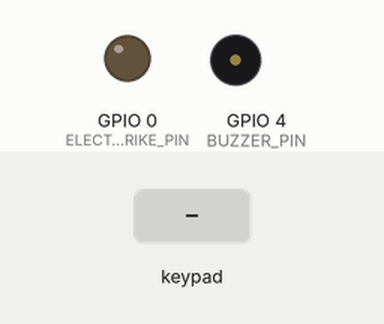
Simulated run of this sketch. Board: ESP32-C3. Shown: output pins drawn as LEDs (lit = HIGH), buzzer (waves = sounding, pin HIGH). Wiring (inferred from the names in the program): 4×3 keypad with keys 1 2 3 4 5 6 7 8 9 * 0 #: rows GPIO 20, GPIO 10, GPIO 8, GPIO 6; columns GPIO 7, GPIO 5, GPIO 9. The test bench sets the inputs (shaded band). WiFi joins after 1.5 s; servers stay silent unless stated; pins used as bus, display or sensor lines are not drawn; what the sketch prints to the serial monitor is not drawn.

Above: at 3.7 s.
3.8 s: keypad keys 1 2 3 4 pressed 0.4 s apart
At 5.22 s:
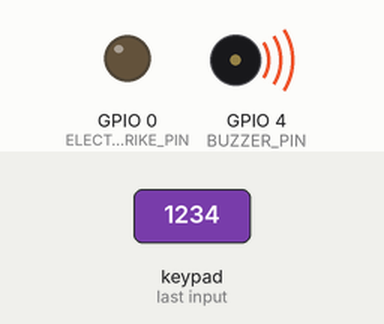
6.9 s: key '7' pressed
At 8.1 s:
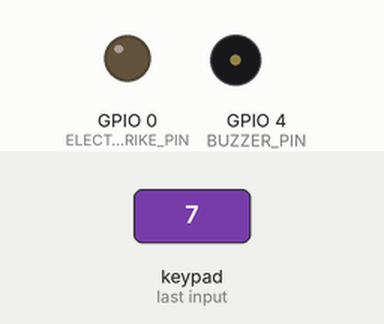
8.5 s: key '9' pressed
At 9.3 s:
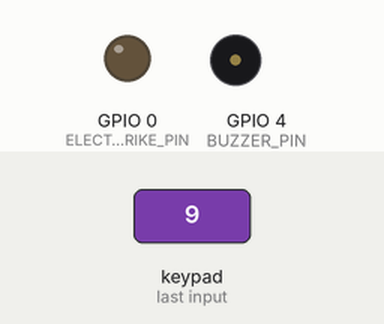
10.1 s: keypad keys 1 2 3 4 # pressed 0.4 s apart
13.6 s: keypad keys 1 3 9 7 # pressed 0.4 s apart
At 14.77 s:
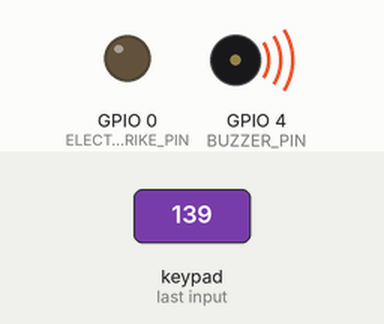
Timing chart, 0 to 17.4 s (numbered marks = the images above; inputs shaded):
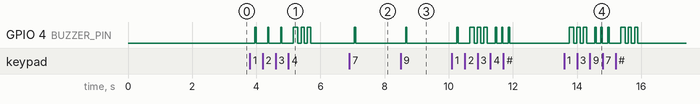

The sketch:

ESP32-codigo.ino
```cpp
#include <Arduino.h>
#include <WiFi.h>

// ============================================================================
// PIN DEFINITIONS (Fill in the physical GPIO numbers from your PCB layout)
// ============================================================================

// Keypad Row Pins (Outputs)
const int ROW_1_PIN = 6; // TBD - Replace with actual GPIO
const int ROW_2_PIN = 20; // TBD - Replace with actual GPIO
const int ROW_3_PIN = 10; // TBD - Replace with actual GPIO
const int ROW_4_PIN = 8; // TBD - Replace with actual GPIO

// Keypad Column Pins (Inputs with internal Pull-Up)
const int COL_1_PIN = 7; // TBD - Replace with actual GPIO
const int COL_2_PIN = 5; // TBD - Replace with actual GPIO
const int COL_3_PIN = 9; // TBD - Replace with actual GPIO

// Actuator Output Pins
const int BUZZER_PIN        = 4; // TBD - Drives Q2 (2N2222)
const int ELECTRIC_STRIKE_PIN = 0; // TBD - Drives Q1 (IRLZ24N MOSFET)

// ============================================================================
// WI-FI & SYSTEM CONFIGURATION
// ============================================================================

const char* WIFI_SSID     = "YOUR_WIFI_SSID";     // TBD - Replace with your network name
const char* WIFI_PASSWORD = "YOUR_WIFI_PASSWORD"; // TBD - Replace with your network password

// Hardcoded 4-digit access code (First digit pressed = MSB)
const char CORRECT_CODE[5] = "1234"; // 4 characters + null terminator '\0'

// Keypad Matrix Mapping (4 Rows x 3 Columns)
const byte NUM_ROWS = 4;
const byte NUM_COLS = 3;

const int rowPins[NUM_ROWS] = {ROW_1_PIN, ROW_2_PIN, ROW_3_PIN, ROW_4_PIN};
const int colPins[NUM_COLS] = {COL_1_PIN, COL_2_PIN, COL_3_PIN};

const char keyMap[NUM_ROWS][NUM_COLS] = {
  {'1', '2', '3'},
  {'4', '5', '6'},
  {'7', '8', '9'},
  {'*', '0', '#'}
};

// ============================================================================
// GLOBAL VARIABLES
// ============================================================================

// Buffer to store the last 4 pressed keys (Index 0 is MSB, Index 3 is LSB)
char enteredCode[5] = {'-', '-', '-', '-', '\0'};
int keyCount = 0; // Tracks how many digits have been entered in the current sequence

// ============================================================================
// FUNCTION PROTOTYPES
// ============================================================================

void initWiFi();
char scanKeypad();
void processKey(char key);
void verifyCode();
void triggerDoorUnlock();
void triggerErrorFeedback();

// ============================================================================
// SETUP
// ============================================================================

void setup() {
  // Initialize Serial Monitor for debugging
  Serial.begin(115200);
  delay(1000); // Short delay to allow Serial Monitor to connect on ESP32-C3 USB
  Serial.println("\n--- Smart Door Controller Booting ---");

  // Configure Actuator Pins as Digital Outputs and ensure they start OFF (LOW)
  pinMode(BUZZER_PIN, OUTPUT);
  digitalWrite(BUZZER_PIN, LOW);

  pinMode(ELECTRIC_STRIKE_PIN, OUTPUT);
  digitalWrite(ELECTRIC_STRIKE_PIN, LOW);

  // Configure Keypad Rows as Outputs (Idle state = HIGH)
  for (byte r = 0; r < NUM_ROWS; r++) {
    pinMode(rowPins[r], OUTPUT);
    digitalWrite(rowPins[r], HIGH);
  }

  // Configure Keypad Columns as Inputs with Internal Pull-Up Resistors
  // When a button is pressed, the column pin is pulled LOW by the active row
  for (byte c = 0; c < NUM_COLS; c++) {
    pinMode(colPins[c], INPUT_PULLUP);
  }

  // Connect to Wi-Fi
  initWiFi();
}

// ============================================================================
// MAIN LOOP
// ============================================================================

void loop() {
  // Continuously scan the keypad for a button press
  char pressedKey = scanKeypad();

  if (pressedKey != '\0') {
    processKey(pressedKey);
  }
}

// ============================================================================
// WI-FI INITIALIZATION
// ============================================================================

void initWiFi() {
  Serial.print("Connecting to Wi-Fi network: ");
  Serial.println(WIFI_SSID);

  WiFi.mode(WIFI_STA); // Station mode (connects to an existing router)
  WiFi.begin(WIFI_SSID, WIFI_PASSWORD);

  int maxRetries = 20; // Timeout after ~10 seconds (20 * 500ms)
  int retryCount = 0;

  while (WiFi.status() != WL_CONNECTED && retryCount < maxRetries) {
    delay(500);
    Serial.print(".");
    retryCount++;
  }
  Serial.println();

  if (WiFi.status() == WL_CONNECTED) {
    Serial.println("Wi-Fi Connection Successful!");
    Serial.print("IP Address: ");
    Serial.println(WiFi.localIP());
  } else {
    Serial.println("Wi-Fi Connection Failed! Running in offline mode.");
  }
}

// ============================================================================
// KEYPAD MATRIX SCANNER (Row-by-Row Active-LOW Scanning)
// ============================================================================

char scanKeypad() {
  for (byte r = 0; r < NUM_ROWS; r++) {
    // Drive the current row LOW to test its buttons
    digitalWrite(rowPins[r], LOW);

    // Check every column in this active row
    for (byte c = 0; c < NUM_COLS; c++) {
      if (digitalRead(colPins[c]) == LOW) {
        // Debounce delay to filter out mechanical switch noise
        delay(25);

        // Confirm the button is still pressed after debounce
        if (digitalRead(colPins[c]) == LOW) {
          char detectedKey = keyMap[r][c];

          // Wait until the user releases the button (prevents multiple reads)
          while (digitalRead(colPins[c]) == LOW) {
            delay(10);
          }

          // Restore row to HIGH before returning
          digitalWrite(rowPins[r], HIGH);
          return detectedKey;
        }
      }
    }

    // Restore current row to HIGH before moving to the next row
    digitalWrite(rowPins[r], HIGH);
  }

  return '\0'; // No key pressed
}

// ============================================================================
// KEY BUFFER & CODE EVALUATION LOGIC
// ============================================================================

void processKey(char key) {
  Serial.print("Key Pressed: ");
  Serial.println(key);

  // Short feedback beep on every keypress
  digitalWrite(BUZZER_PIN, HIGH);
  delay(40);
  digitalWrite(BUZZER_PIN, LOW);

  // Store the key directly at the current index (0 = 1st/MSB ... 3 = 4th/LSB)
  enteredCode[keyCount] = key;
  keyCount++;

  // Once 4 keys have been entered, validate the code
  if (keyCount >= 4) {
    enteredCode[4] = '\0'; // Ensure string null-terminator is intact
    verifyCode();

    // Reset counter and clear buffer for the next attempt
    keyCount = 0;
    for (int i = 0; i < 4; i++) {
      enteredCode[i] = '-';
    }
  }
}

void verifyCode() {
  Serial.print("Evaluating Code: ");
  Serial.println(enteredCode);

  if (strcmp(enteredCode, CORRECT_CODE) == 0) {
    Serial.println("Correct Code, Opening Port");
    triggerDoorUnlock();
  } else {
    Serial.println("Error: Invalid Code! Access Denied.");
    triggerErrorFeedback();
  }
}

// ============================================================================
// ACTUATOR CONTROL FUNCTIONS
// ============================================================================

void triggerDoorUnlock() {
  // Activate Electric Strike and Buzzer for 2 seconds
  digitalWrite(ELECTRIC_STRIKE_PIN, HIGH);
  digitalWrite(BUZZER_PIN, HIGH);
  delay(200); // Short confirmation beep
  digitalWrite(BUZZER_PIN, LOW);

  delay(1800); // Keep strike energized for the remaining time (total 2.0s)
  digitalWrite(ELECTRIC_STRIKE_PIN, LOW);
}

void triggerErrorFeedback() {
  // Three short error beeps on the buzzer
  for (int i = 0; i < 3; i++) {
    digitalWrite(BUZZER_PIN, HIGH);
    delay(100);
    digitalWrite(BUZZER_PIN, LOW);
    delay(100);
  }
}
```

Measured:
- after the input at 3.8 s, GPIO 4 (BUZZER_PIN): goes 3 × (HIGH 0.04 s, LOW 0.36 s), HIGH 0.14 s, LOW 0.10 s, HIGH 0.10 s, LOW 0.10 s, HIGH 0.10 s, then LOW, starting after 0.16 s
- after the input at 6.9 s, GPIO 4 (BUZZER_PIN): LOW → HIGH after 0.16 s, → LOW 0.04 s later
- after the input at 8.5 s, GPIO 4 (BUZZER_PIN): LOW → HIGH after 0.16 s, → LOW 0.04 s later
- after the input at 13.6 s, GPIO 4 (BUZZER_PIN): LOW → HIGH after 0.16 s, → LOW 0.14 s later, → HIGH 0.10 s later, → LOW 0.10 s later, … (18 changes in this stretch)
